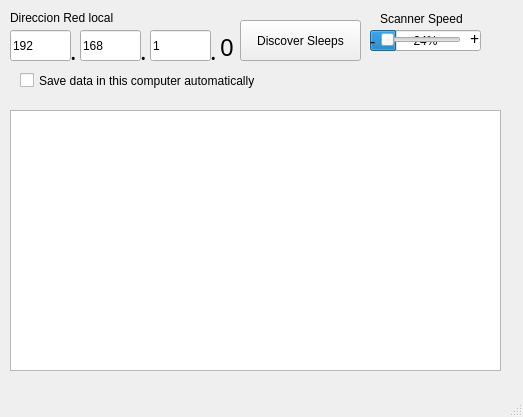
<?xml version="1.0" encoding="UTF-8"?>
<ui version="4.0">
 <class>MainWindow</class>
 <widget class="QMainWindow" name="MainWindow">
  <property name="geometry">
   <rect>
    <x>0</x>
    <y>0</y>
    <width>523</width>
    <height>417</height>
   </rect>
  </property>
  <property name="windowTitle">
   <string>MainWindow</string>
  </property>
  <widget class="QWidget" name="centralwidget">
   <widget class="QPushButton" name="loadButton">
    <property name="geometry">
     <rect>
      <x>240</x>
      <y>20</y>
      <width>121</width>
      <height>41</height>
     </rect>
    </property>
    <property name="text">
     <string>Discover Sleeps</string>
    </property>
   </widget>
   <widget class="QLineEdit" name="ipEdit">
    <property name="geometry">
     <rect>
      <x>10</x>
      <y>30</y>
      <width>61</width>
      <height>31</height>
     </rect>
    </property>
    <property name="text">
     <string>192</string>
    </property>
    <property name="placeholderText">
     <string notr="true"/>
    </property>
   </widget>
   <widget class="QLineEdit" name="ipEdit_2">
    <property name="geometry">
     <rect>
      <x>80</x>
      <y>30</y>
      <width>61</width>
      <height>31</height>
     </rect>
    </property>
    <property name="text">
     <string>168</string>
    </property>
   </widget>
   <widget class="QLineEdit" name="ipEdit_3">
    <property name="geometry">
     <rect>
      <x>150</x>
      <y>30</y>
      <width>61</width>
      <height>31</height>
     </rect>
    </property>
    <property name="text">
     <string>1</string>
    </property>
   </widget>
   <widget class="QLabel" name="label">
    <property name="geometry">
     <rect>
      <x>70</x>
      <y>30</y>
      <width>31</width>
      <height>41</height>
     </rect>
    </property>
    <property name="font">
     <font>
      <family>Sans</family>
      <pointsize>18</pointsize>
     </font>
    </property>
    <property name="text">
     <string>.</string>
    </property>
   </widget>
   <widget class="QLabel" name="label_2">
    <property name="geometry">
     <rect>
      <x>140</x>
      <y>30</y>
      <width>21</width>
      <height>41</height>
     </rect>
    </property>
    <property name="font">
     <font>
      <family>Sans</family>
      <pointsize>18</pointsize>
     </font>
    </property>
    <property name="text">
     <string>.</string>
    </property>
   </widget>
   <widget class="QLabel" name="label_3">
    <property name="geometry">
     <rect>
      <x>10</x>
      <y>10</y>
      <width>131</width>
      <height>16</height>
     </rect>
    </property>
    <property name="text">
     <string>Direccion Red local </string>
    </property>
   </widget>
   <widget class="QLabel" name="label_4">
    <property name="geometry">
     <rect>
      <x>220</x>
      <y>36</y>
      <width>55</width>
      <height>21</height>
     </rect>
    </property>
    <property name="font">
     <font>
      <family>Sans</family>
      <pointsize>18</pointsize>
     </font>
    </property>
    <property name="text">
     <string>0</string>
    </property>
   </widget>
   <widget class="QLabel" name="label_5">
    <property name="geometry">
     <rect>
      <x>210</x>
      <y>30</y>
      <width>21</width>
      <height>41</height>
     </rect>
    </property>
    <property name="font">
     <font>
      <family>Sans</family>
      <pointsize>18</pointsize>
     </font>
    </property>
    <property name="text">
     <string>.</string>
    </property>
   </widget>
   <widget class="QListWidget" name="listWidget">
    <property name="geometry">
     <rect>
      <x>10</x>
      <y>110</y>
      <width>491</width>
      <height>261</height>
     </rect>
    </property>
   </widget>
   <widget class="QProgressBar" name="progressBar">
    <property name="geometry">
     <rect>
      <x>370</x>
      <y>30</y>
      <width>111</width>
      <height>21</height>
     </rect>
    </property>
    <property name="value">
     <number>24</number>
    </property>
   </widget>
   <widget class="QCheckBox" name="downloadcheckBox">
    <property name="geometry">
     <rect>
      <x>20</x>
      <y>70</y>
      <width>271</width>
      <height>21</height>
     </rect>
    </property>
    <property name="text">
     <string>Save data in this computer automatically </string>
    </property>
   </widget>
   <widget class="QSlider" name="horizontalSlider">
    <property name="geometry">
     <rect>
      <x>380</x>
      <y>30</y>
      <width>81</width>
      <height>19</height>
     </rect>
    </property>
    <property name="minimum">
     <number>0</number>
    </property>
    <property name="maximum">
     <number>99</number>
    </property>
    <property name="orientation">
     <enum>Qt::Horizontal</enum>
    </property>
   </widget>
   <widget class="QLabel" name="label_6">
    <property name="geometry">
     <rect>
      <x>380</x>
      <y>10</y>
      <width>91</width>
      <height>17</height>
     </rect>
    </property>
    <property name="text">
     <string>Scanner Speed</string>
    </property>
   </widget>
   <widget class="QLabel" name="label_7">
    <property name="geometry">
     <rect>
      <x>470</x>
      <y>30</y>
      <width>16</width>
      <height>17</height>
     </rect>
    </property>
    <property name="font">
     <font>
      <family>Sans</family>
      <pointsize>12</pointsize>
     </font>
    </property>
    <property name="text">
     <string>+</string>
    </property>
   </widget>
   <widget class="QLabel" name="label_8">
    <property name="geometry">
     <rect>
      <x>370</x>
      <y>30</y>
      <width>16</width>
      <height>20</height>
     </rect>
    </property>
    <property name="font">
     <font>
      <family>Sans</family>
      <pointsize>12</pointsize>
     </font>
    </property>
    <property name="text">
     <string>-</string>
    </property>
   </widget>
  </widget>
  <widget class="QMenuBar" name="menubar">
   <property name="geometry">
    <rect>
     <x>0</x>
     <y>0</y>
     <width>523</width>
     <height>23</height>
    </rect>
   </property>
  </widget>
  <widget class="QStatusBar" name="statusbar"/>
 </widget>
 <resources/>
 <connections/>
</ui>
